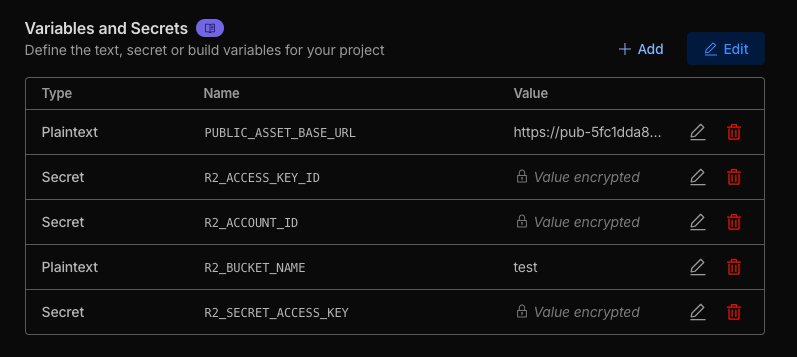
#> input picture src/assets/images/cf-pages-secrets.png, 797 x 357 px; its folder holds only this picture in this run
$ python batch_pad_images.py ../assets/images
#> lines starting #> are read from the running program, lines starting #| are printed output that depends on the picture
#> in process_directory, img is the input picture: PIL image 797x357 RGBA; mean R, G, B, A 15.7, 15.7, 16.2, 255
#!/usr/bin/env python3

import os
import sys
import glob
from PIL import Image

def pad_to_instagram(
    img: Image.Image,
    target_size=(1440, 1800),
    min_whitespace_ratio=0.05,
    background_color=(242, 242, 242)
) -> Image.Image:
    """
    Resize the image to fit within target_size (width, height),
    preserving aspect ratio. Then pad with background color so that
    at least min_whitespace_ratio whitespace exists along each dimension.
    """
#> called with target_size = (1440, 1800), min_whitespace_ratio = 0.05, background_color = (242, 242, 242)
    target_w, target_h = target_size
    iw, ih = img.size
#> iw = 797; ih = 357

    # Calculate minimum total padding for width and height
    pad_total_w = int(target_w * min_whitespace_ratio)
    pad_total_h = int(target_h * min_whitespace_ratio)

    # Determine maximum content dimensions
    max_w = target_w - 2 * pad_total_w
    max_h = target_h - 2 * pad_total_h

    img_ratio = iw / ih
#> img_ratio = 2.23
    box_ratio = max_w / max_h

    if img_ratio > box_ratio:
        new_w = max_w
        new_h = int(max_w / img_ratio)
#> new_h = 580
    else:
        new_h = max_h
        new_w = int(max_h * img_ratio)

    resized = img.resize((new_w, new_h), Image.LANCZOS)
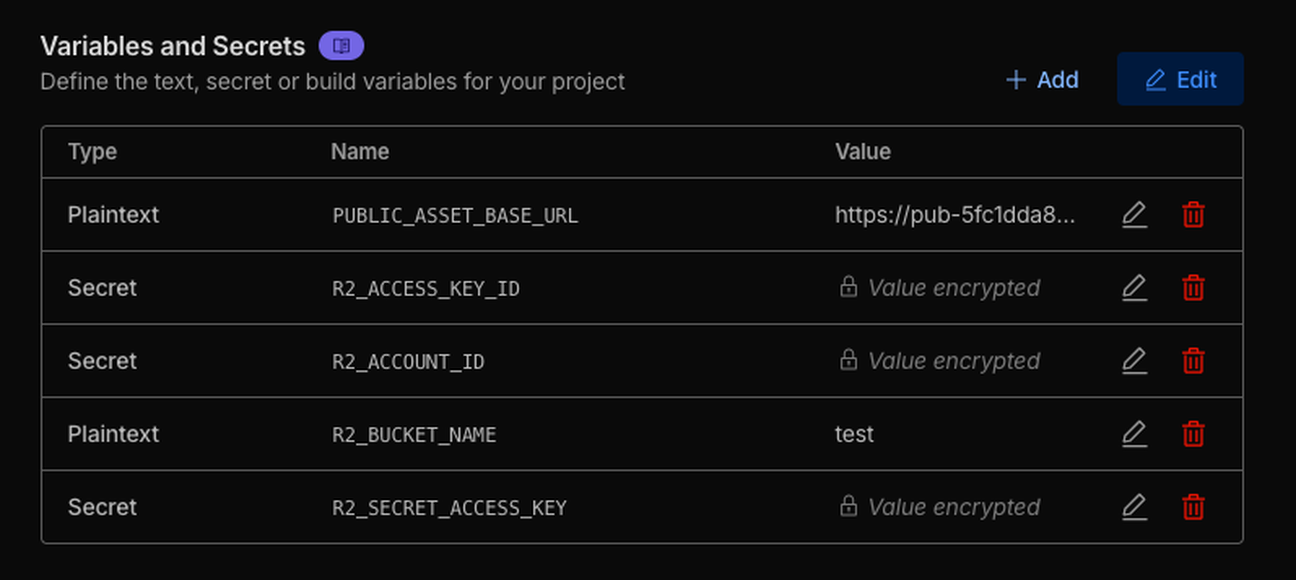
#> resized: PIL image 1296x580 RGBA; mean R, G, B, A 15.8, 15.7, 16.3, 255

    # Create padded canvas
    canvas = Image.new("RGB", (target_w, target_h), background_color)
#> canvas: PIL image 1440x1800 RGB; every value is 242
    x = (target_w - new_w) // 2
    y = (target_h - new_h) // 2
#> y = 610
    canvas.paste(resized, (x, y))
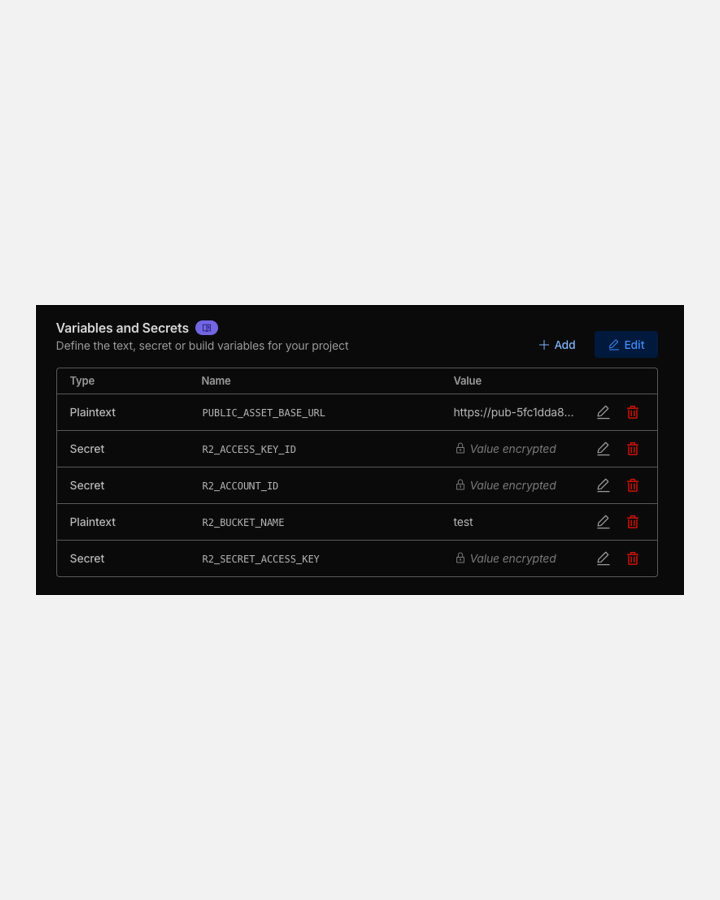
#> canvas: PIL image 1440x1800 RGB (shown at 1/2 size); mean R, G, B 176.4, 176.4, 176.5
    return canvas

def process_directory(input_dir: str):
    output_dir = os.path.join(input_dir, "output")
    os.makedirs(output_dir, exist_ok=True)

    patterns = ["*.jpg", "*.jpeg", "*.png", "*.bmp", "*.tiff", "*.webp"]
    files = []
    for pat in patterns:
        files.extend(glob.glob(os.path.join(input_dir, pat)))

    if not files:
        print("No images found in:", input_dir)
        return

    print(f"Processing {len(files)} images...")
    for f in files:
        try:
            img = Image.open(f)
            padded = pad_to_instagram(img)
            fname = os.path.basename(f)
            save_path = os.path.join(output_dir, fname)
            padded.save(save_path, quality=95)
            print("  →", fname)
        except Exception as e:
            print(f"  ! Error processing {f}: {e}")

    print(f"\nFinished! Edited images are saved in:\n{output_dir}")

def main():
    if len(sys.argv) != 2:
        print("Usage: python batch_pad_images.py /path/to/images/")
        sys.exit(1)
    input_dir = sys.argv[1]
    if not os.path.isdir(input_dir):
        print("Error: Not a valid directory:", input_dir)
        sys.exit(1)
    process_directory(input_dir)

if __name__ == "__main__":
    main()
